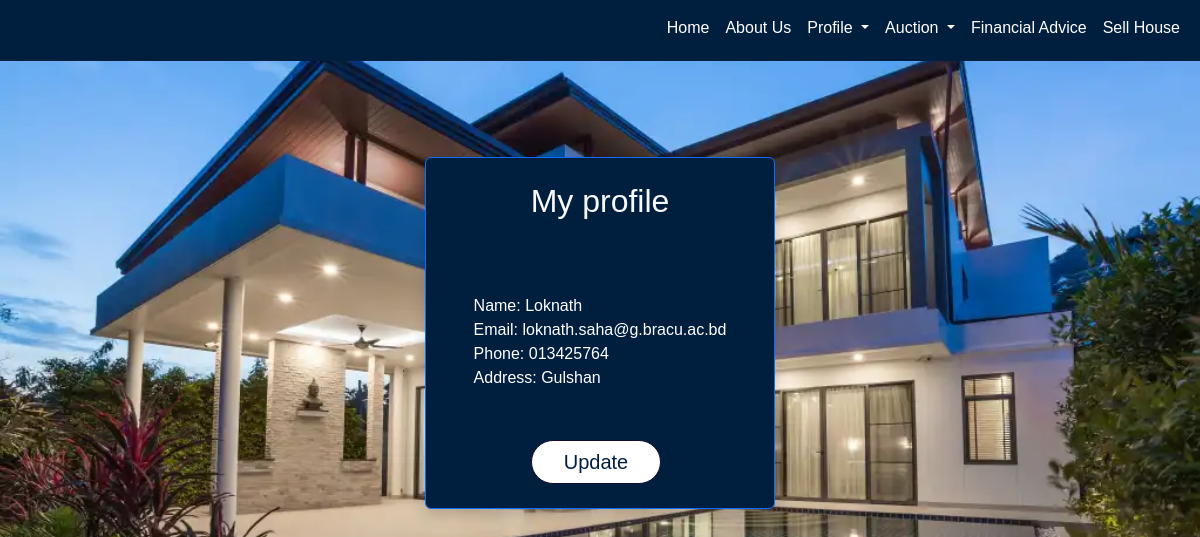
The page /profile_view/ (signed in) on the database as committed earlier.
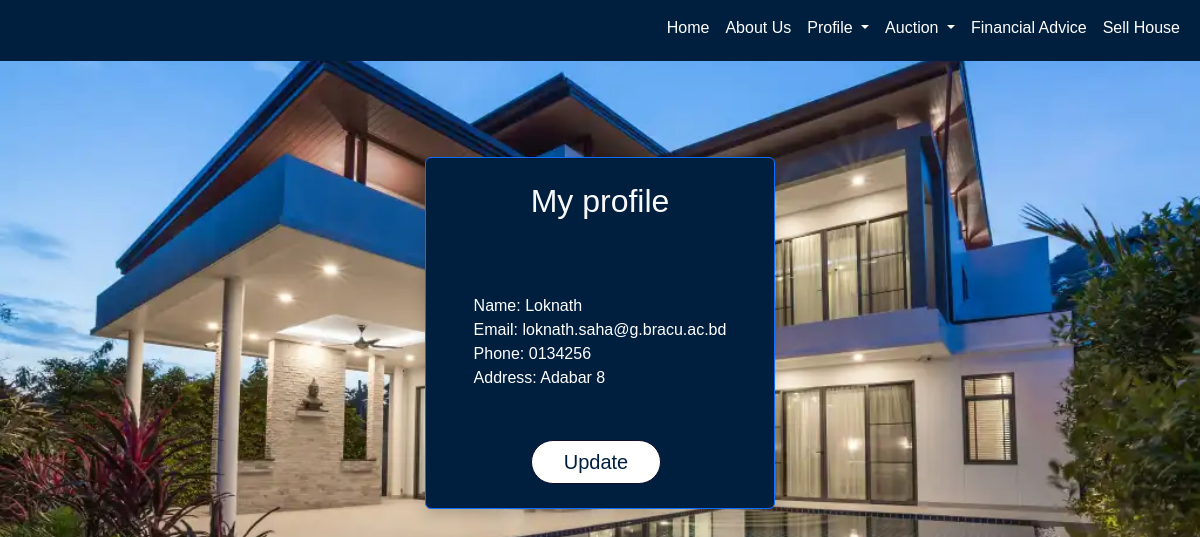
The same page on the database as committed later.
### userProfile/models.py (models this page shows, shortened)
class Buyer_Seller(models.Model):
    user=models.OneToOneField(User, primary_key=True, on_delete=models.CASCADE)
    phone=models.CharField(max_length=11)
    address=models.CharField(max_length=100)
    ratings_sum = models.IntegerField(default=0)
    ratings_count = models.IntegerField(default=0)

### userProfile/views.py (the view)
# urls.py: path("profile_view/",views.profile_view,name="profile_view"),
def profile_view(request):
    profile = request.user.buyer_seller
    return render(request,'userProfile/profile_view.html',{'profile':profile})

### userProfile/templates/userProfile/profile_view.html (shortened to what this page needs)
{% extends 'base.html' %}
{% block content %}
    <br><br><br><br>
    {%if user.is_authenticated%}
    <div class="container d-flex justify-content-center align-items-center">
        <div class="card p-4 border-primary rounded shadow" style="background-color: #001f3f; width: 350px; color: white; align-items: center;">
            <h2 class="card-title text-light mb-4" style="text-align: center;">My profile</h2>
            Name: {{ profile.user.username |title }}<br>
            Email: {{ profile.user.email }}<br>
            Phone: {{ profile.phone }}<br>
            Address: {{ profile.address }}</p>
            <a href="{%url 'userProfile:profile_update'%}" class="btn btn-primary "
            style="
            background-color: white;
            color: #001f3f;
            ">
            Update </a>
        </div>
    </div>
    {%endif%}
{% endblock %}

Rows that differ between the two databases and show on the page:
changed Buyer_Seller "Loknath": phone "013425764" → "0134256"; address "Gulshan" → "Adabar 8"
